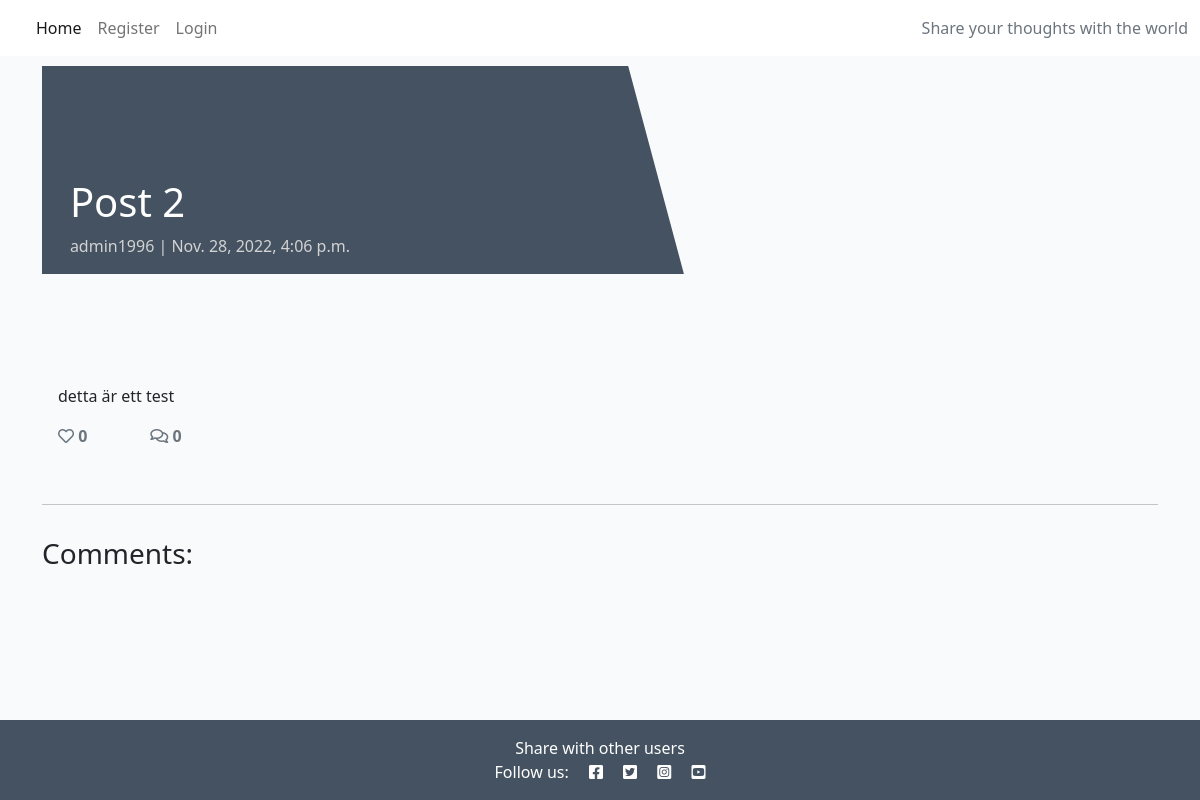
The page /post-2/ on the database its author committed.
### blog/models.py (models this page shows, shortened)
class Post(models.Model):
    title = models.CharField(max_length=200, unique=True)
    slug = models.SlugField(max_length=200, unique=True)
    author = models.ForeignKey(
        User, on_delete=models.CASCADE, related_name="blog_posts"
    )
    featured_image = CloudinaryField('image', default='placeholder')
    excerpt = models.TextField(blank=True)
    updated_on = models.DateTimeField(auto_now=True)
    content = models.TextField()
    created_on = models.DateTimeField(auto_now_add=True)
    status = models.IntegerField(choices=STATUS, default=0)
    likes = models.ManyToManyField(
        User, related_name='blogpost_like', blank=True)
    class Meta:
        ordering = ["-created_on"]
    def number_of_likes(self):
        return self.likes.count()

### blog/views.py (the view)
# urls.py: path('<slug:slug>/', views.PostDetail.as_view(), name='post_detail'),
class PostDetail(View):
    def get(self, request, slug, *args, **kwargs):
        queryset = Post.objects.filter(status=1)
        post = get_object_or_404(queryset, slug=slug)
        comments = post.comments.filter(approved=True).order_by("-created_on")
        liked = False
        if post.likes.filter(id=self.request.user.id).exists():
            liked = True
        return render(
            request,
            "post_detail.html",
            {
                "post": post,
                "comments": comments,
                "liked": liked
            },
        )

### templates/post_detail.html (shortened to what this page needs)
{% extends 'base.html' %} {% block content %}
<div class="masthead">
    <div class="container">
        <div class="row g-0">
            <div class="col-md-6 masthead-text">
                <h1 class="post-title">{{ post.title }}</h1>
                <p class="post-subtitle">{{ post.author }} | {{ post.created_on }}</p>
            </div>
            <div class="d-none d-md-block col-md-6 masthead-image">
            </div>
        </div>
    </div>
</div>
<div class="container">
    <div class="row">
        <div class="col card mb-4  mt-3 left  top">
            <div class="card-body">
                <p class="card-text ">
                    {{ post.content | safe }}
                </p>
                <div class="row">
                    <div class="col-1">
                        <strong class="text-secondary"><i class="far fa-heart"></i> {{ post.number_of_likes }} </strong>
                    </div>
                    <div class="col-1">
                        {% with comments.count as total_comments %}
                        <strong class="text-secondary"><i class="far fa-comments"></i>
                            {{ total_comments }}</strong>
                        {% endwith %}
                    </div>
                </div>
            </div>
        </div>
    </div>
    <div class="row">
        <div class="col">
            <hr>
        </div>
    </div>
    <div class="row">
        <div class="col-md-8 card mb-4  mt-3 ">
            <h3>Comments:</h3>
            <div class="card-body">
            </div>
        </div>
        <div class="col-md-4 card mb-4  mt-3 ">
            <div class="card-body">
            </div>
        </div>
    </div>
</div>
{% endblock content %}

### static/css/style.css (style rules this page uses)
body { background-color: #F9FAFC; }
.main-bg { background-color: #F9FAFC; }
.card { border: none; background-color: transparent; }
.masthead { margin-top: 10px; overflow: hidden; position: relative; display: inline-block; height: 33vh; width: 100%; }
.masthead-text { background-color: #445261; color: white; position: relative; }
.masthead-image { position: relative; overflow: hidden; }
.masthead-image:after { content: ""; position: absolute; top: 0; right: 90%; height: 100%; width: 150%; background: #445261; -webkit-transform: skew(15deg); -moz-transform: skew(15deg); transform: skew(15deg); z-index: 100; }
.post-title { margin-top: 20%; margin-left: 5%; }
.post-subtitle { margin-left: 5%; color: lightgray; }

### rows shown on the page
Post: title "Post 2", author "admin1996", created_on "Nov. 28, 2022, 4:06 p.m.", content "detta är ett test", number_of_likes "0"

### other values the page prints
{{ total_comments }} "0"
